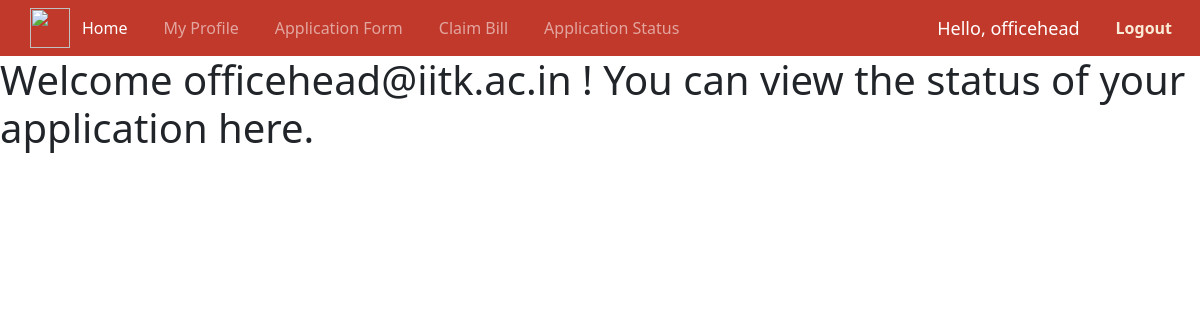
The app's page /application_status (signed in), older data.
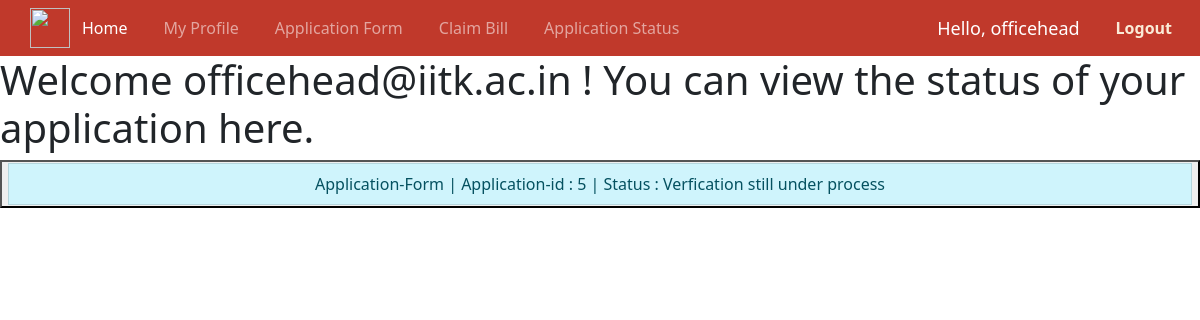
The same page, newer data.
### home/models.py (models this page shows, shortened)
class Application(models.Model):
    profile=models.ForeignKey(User_profile,on_delete=models.CASCADE,related_name="applications")
    block_yr=models.CharField(default='' , max_length=122)
    email=models.EmailField(default='user@iitk.ac.in',max_length=30)
    rollno=models.CharField(default='' , max_length=122)
    basic_pay=models.CharField(default='' , max_length=122)
    Name=models.CharField(default='NA',max_length=122)
    Designation=models.CharField(default='NA',max_length=122)
    section=models.CharField(default='NA',max_length=122)
    avail=models.CharField(default='NA',max_length=122)
    duration=models.CharField(default='' , max_length=122)
    departure=models.CharField(default='' , max_length=122)
    nature=models.CharField(default='NA',max_length=122)
    Purpose=models.CharField(default='NA',max_length=122)
    place=models.CharField(default='NA',max_length=122)
    place1=models.CharField(default='NA',max_length=122)
    address=models.CharField(default='NA',max_length=122)
    mode=models.CharField(default='NA',max_length=122)
    Name1=models.CharField(default='NA',max_length=122)
    Age1=models.CharField(default='' , max_length=122)
    Name2=models.CharField(default='NA',max_length=122)
    Age2=models.CharField(default='' , max_length=122)
    Name3=models.CharField(default='NA',max_length=122)
    Age3=models.CharField(default='' , max_length=122)
    advance=models.CharField(default='' , max_length=122)
    REJECTED = 0
    PENDING = -1
    ACCEPTED = 1
    Status = (
        (REJECTED, 'Cancelled'),
        (PENDING, 'Pending for admin approval'),
        (ACCEPTED, 'Request accepted'),
    )
    status = models.IntegerField(choices=Status, default=PENDING)

### home/views.py (the view)
# urls.py: path('application_status',views.status, name="application_status" ),
@login_required
def status(request):
    dt=claimBill.objects.filter(email=request.user.email)
    dt2=Application.objects.filter(email=request.user.email)
    for d in [dt,dt2]:
        for fr in d:
            if fr.status==Application.ACCEPTED:
                fr.status=True
            elif fr.status==Application.REJECTED:
                fr.status=False
            else:
                fr.status=None
    context={
        'user':request.user,
        'claim' : dt,
        'application' : dt2
    }
    return render(request,'status.html',context)

### templates/status.html (shortened to what this page needs)
{% extends 'base.html' %}
{% block body %}
<h1>Welcome {{user.email}} ! You can view the status of your application here.</h1>
<form method="GET">
<ul class="list-group">
{% if application%}
    {% for form in application %}
    <button name="pk" value="{{form.pk}}" formaction="{%url 'application_form'%}" ><li class="list-group-item list-group-item-{{form.status|yesno:"success,danger,info"}}">Application-Form | Application-id : {{form.pk}} | Status : {{form.status|yesno:"Congratulations! Your application is verified,Application Rejected,Verfication still under process"}}</li></button>
    {% endfor %}
    {% endif %}
</ul>
</form>
{% endblock body %}

Row changes from the older to the newer data that the page shows:
added Application: pk "5", status "Verfication still under process"
